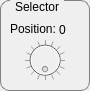
   <widget class="QGroupBox" name="groupBox_9">
    <property name="geometry">
     <rect>
      <x>540</x>
      <y>500</y>
      <width>90</width>
      <height>91</height>
     </rect>
    </property>
    <property name="styleSheet">
     <string notr="true">QGroupBox {
	border: 1px solid gray;
	border-radius: 9px;
	margin-top: 0.5em;
}

QGroupBox::title {
    subcontrol-origin: margin;
    left: 10px;
    padding: 0 3px 0 3px;
}
</string>
    </property>
    <property name="title">
     <string>Selector</string>
    </property>
    <widget class="QLabel" name="label_4">
     <property name="geometry">
      <rect>
       <x>10</x>
       <y>20</y>
       <width>50</width>
       <height>17</height>
      </rect>
     </property>
     <property name="text">
      <string>Position:</string>
     </property>
    </widget>
    <widget class="QLabel" name="lblSelector">
     <property name="geometry">
      <rect>
       <x>59</x>
       <y>20</y>
       <width>31</width>
       <height>20</height>
      </rect>
     </property>
     <property name="text">
      <string>0</string>
     </property>
    </widget>
    <widget class="QDial" name="dialSelector">
     <property name="enabled">
      <bool>false</bool>
     </property>
     <property name="geometry">
      <rect>
       <x>25</x>
       <y>40</y>
       <width>40</width>
       <height>40</height>
      </rect>
     </property>
     <property name="maximum">
      <number>16</number>
     </property>
     <property name="pageStep">
      <number>1</number>
     </property>
     <property name="wrapping">
      <bool>true</bool>
     </property>
     <property name="notchTarget">
      <double>1.000000000000000</double>
     </property>
     <property name="notchesVisible">
      <bool>true</bool>
     </property>
    </widget>
   </widget>
